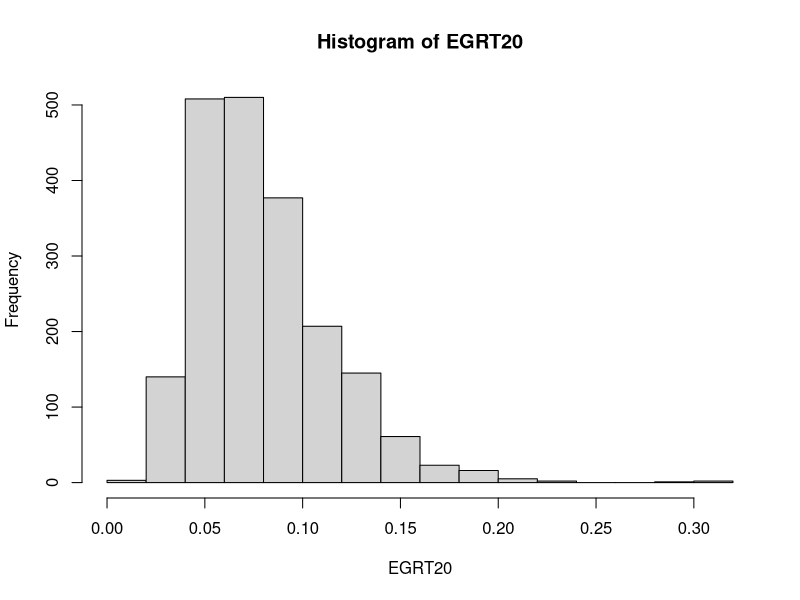
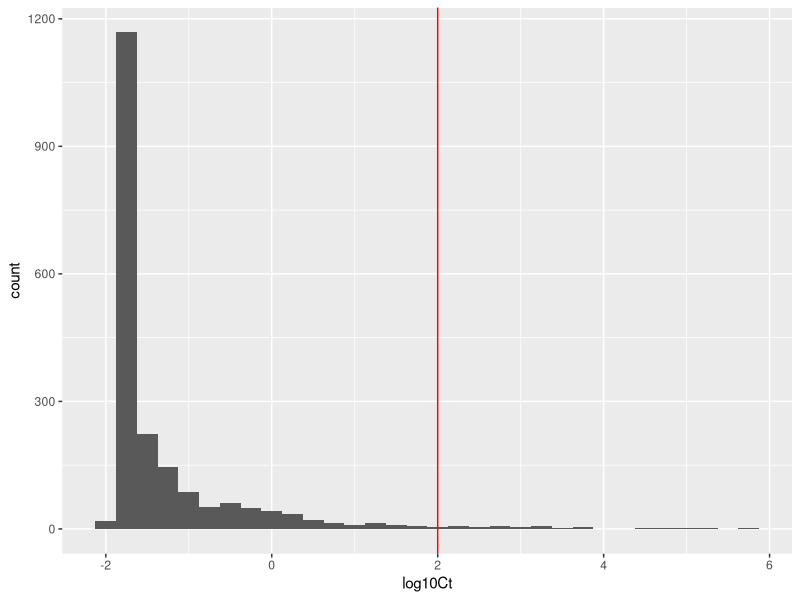

Source code (R) for these figures, in order:
## ---- chunk 1
library(ggplot2)
## ---- chunk 2
# Uncertainty in parameters
niter = 2000
#log10C0 <- rnorm(niter, -1.19, 0.968) # used in class, values comes from Maartens simulation
log10C0 <- rbeta(niter, 0.194, 3.177)*(7--1.69)+-1.69 # taken from table C.4 RTE category Cheese. This table presents fits of generalised beta distribution
C0 = 10^log10C0

#EGRT20 <- rnorm(niter,0.137,0.0137) # used in class
## ---- chunk 3
# draw sample from EGRT5

m = 0.0117 # from table 2
s = 0.00816 # from table 2
sigma2 = log10(1+(s/m)^2)
sigma=sqrt(sigma2)
mu=log10(m)-sigma2/2

EGRT5 <- rlnorm(niter,mu,sigma) 

# transform to EGRT20
Tmin = -1.18
EGRT20 =  EGRT5*(20-Tmin)/(5-Tmin)^2 # equation 8

#EGRT = 0.137 # point estimate

log10Cmax = 7.83
Cmax = 10^log10Cmax
t = 2.5

# Output
Ct = Cmax/(1+(Cmax/C0)-1)*exp(-EGRT20*t)
log10Ct = log10(Ct)
## ---- chunk 4
mean(log10C0)
sd(log10C0)
mean(EGRT20)
hist(EGRT20)
## ---- chunk 5
df_MC <- data.frame(log10Ct = log10Ct) 

ggplot(df_MC, aes(x = log10Ct)) +
  geom_histogram(binwidth = 0.25) +
  geom_vline(xintercept=2,colour = "red")
## ---- chunk 6
mean(log10Ct)
10^mean(log10Ct)

## ---- chunk 7
quantile(log10(Ct),probs=c(0.05,0.95)) # 90% prob int
mean(log10(Ct)) # mean considering uncertainty
## ---- chunk 8
mean(log10(Ct)<2)
